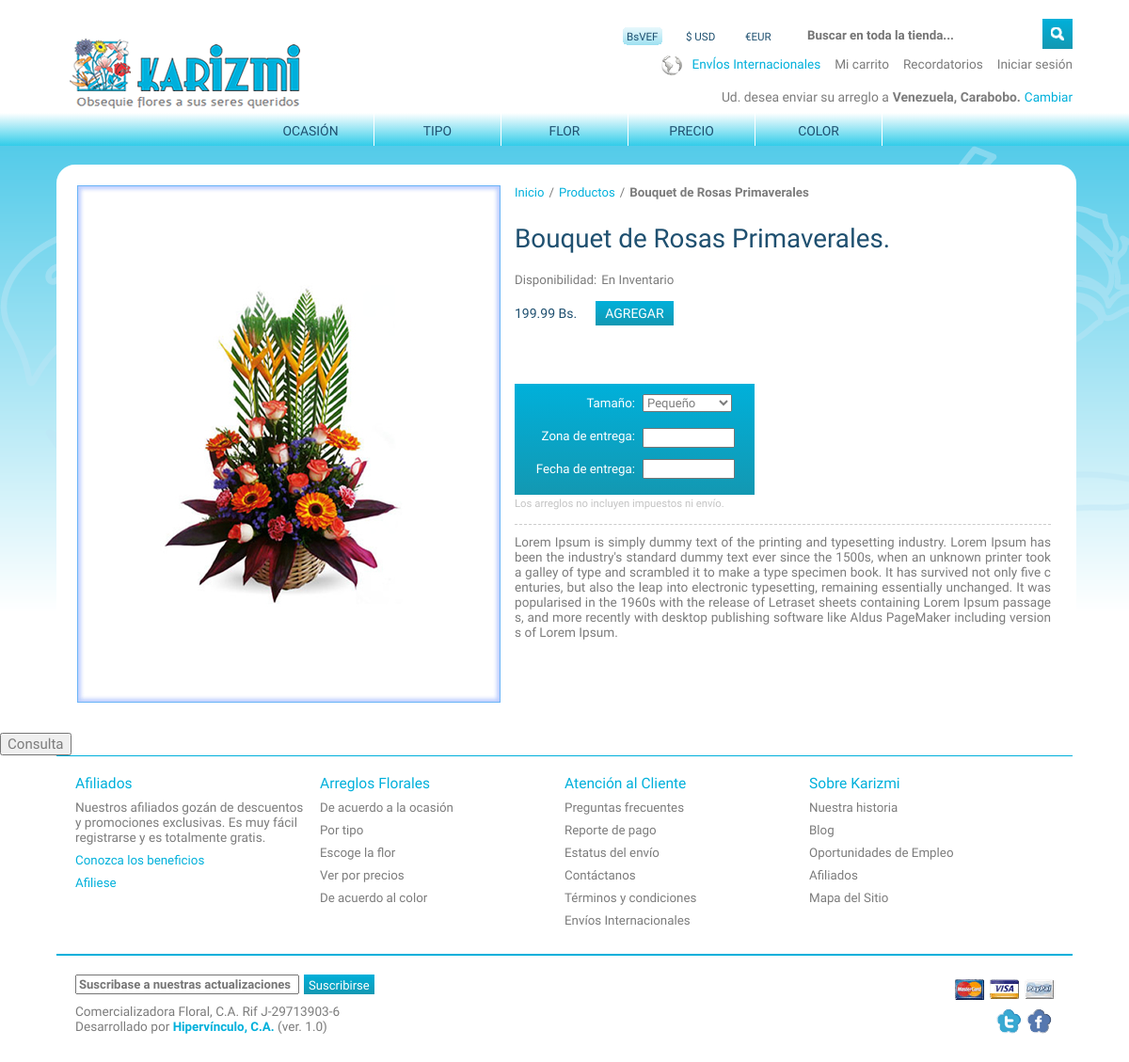
Page /Product.php?productid=3 on the committed database.
### tables this page shows
CREATE TABLE IF NOT EXISTS `kw_products` (
  `id` int(11) NOT NULL AUTO_INCREMENT,
  `name` varchar(50) NOT NULL,
  `description` text,
  `status` tinyint(1) NOT NULL,
  `availability` tinyint(1) NOT NULL,
  `type` tinyint(1) NOT NULL,
  PRIMARY KEY (`id`)
);

### Product.php (the view, shortened to what this page needs)
<!DOCTYPE html PUBLIC "-//W3C//DTD XHTML 1.0 Transitional//EN" "http://www.w3.org/TR/xhtml1/DTD/xhtml1-transitional.dtd">
<html xmlns="http://www.w3.org/1999/xhtml">
<head>
	<?php
		require('codes/head_config.php');
		$id=null;
		$name=null;
		$availability=null;
		$description=null;
		$size=null;
		$price=null;
		$img=null;
		function ValidProduct($productid){
			if(is_numeric($productid)) {
				$productid_conversion = intval($productid);
				if ("$productid_conversion" == "$productid") {
					if (is_int($productid_conversion)){
							require('codes/bd_con.php');
							if (!$con){
								die('Could not connect: ' . mysql_error());
							}else{
							$result = mysql_query("SELECT id, name, availability, description FROM `kw_products` WHERE status='0' and type='0' and id='".$productid_conversion."'");
							while($row = mysql_fetch_array($result)){
								$id=$row['id'];
								$name=$row['name'];
								$availability=$row['availability'];
								$description=$row['description'];
							}
							$result = mysql_query("SELECT kw_size.name as size, price, kw_size.id as img FROM `kw_products`, `kw_product_size_price`, `kw_size` WHERE kw_products.status=0 and kw_products.type=0 and kw_size.id=kw_product_size_price.id_kw_size and kw_products.id=kw_product_size_price.id_kw_products and kw_products.id='".$productid_conversion."'");
							$i=0;
							while($row = mysql_fetch_array($result)){
								global  $size, $price, $img;
								$size[$i]=$row['size'];
								$price[$i]=$row['price'];
								$img[$i]=$row['img'];
								$i++;
							}
						}
					} else {
						header ("Location: index.php");
					}
				}else{
					header ("Location: index.php");
				}
			}
			else {
				header ("Location: index.php");
			}
		}
		if(isset($_GET['productid'])){
			ValidProduct($productid_get=$_GET['productid']);
		}else{
			header ("Location: index.php");
		}
	?>
    <link href="css/Product.css" type="text/css" rel="stylesheet" />
</head>
<body>
	<?php
		require('codes/header.php');
	?>
    <div class="content">
    	<div class="content_center">
			<div class="content_product_single">
            	<div class="content_product_pic">
                	<?php
						if(isset($img)){
							for ($i=0; $i<=count($img)-1; $i++){
								if($i==0){
									echo ('<img src="productos/'.$id.'/'.$img[$i].'.jpg" alt="'.$name.'" title="" id="img'.$img[$i].'" class="imgproduct" rel="'.$img[$i].'" /&gt; height="550" width="450"/>');
								}else{
									echo ('<img src="productos/'.$id.'/'.$img[$i].'.jpg" alt="'.$name.'" title="" id="img'.$img[$i].'" class="imgproduct" rel="'.$img[$i].'" height="550" width="450"/>');
								}
							}
						}else{
							global  $errorqty;
							echo $error0;
							$errorqty++;
						}
					?>
                </div>
                <div class="content_product_information">
                	<div class="content_product_location">
                    	<ul>
                        	<li><a href="#" id="BlueText">Inicio</a></li>
                            <li>/</li>
                            <li><a href="#" id="BlueText">Productos</a></li>
                            <li>/</li>
                            <li id="Bolder"><?php if(isset($name)){echo $name;}else{global  $errorqty; echo $error0; $errorqty++;};?></li>
                        </ul>
                    </div>
                    <div class="content_product_title">
                    	<h1><?php if(isset($name)){echo $name;}else{global  $errorqty; echo $error0; $errorqty++;};?>.</h1>
                    </div>
                    <div class="content_product_availability">
                    	<ul>
                        	<li>Disponibilidad:</li>
                            <li><?php
									if(isset($availability)){
										if($availability==0){
											echo ('En Inventario');
										}
										elseif($availability==1){
											echo ('No Disponible');
										}else{
											echo $error0;
											$errorqty++;
										}
									}else{
										global  $errorqty;
										echo $error0;
										$errorqty++;
									}
							?></li>
                        </ul>
                    </div>
                    <div class="content_product_price_add">
                    	<ul>
                        	<li>
                            	<p id="content_product_price_price">
									<?php
										if(isset($price)){
											echo $price[0].' '.$currency;
										}else{
											global  $errorqty;
											echo $error0;
											$errorqty++;
										};
									?>
                                </p>
                            </li>
							<?php
								if(isset($availability)){
									if($availability==0){
										echo ('<li><p id="content_product_price_button">AGREGAR</p></li>');
									}
									elseif($availability==1){
										echo ('<li><p id="content_product_price_button_red">AGREGAR</p></li>');
									}else{
										global  $errorqty;
										echo $error0;
										$errorqty++;
									}
								}else{
									global  $errorqty;
									echo $error0;
									$errorqty++;
								}
							?>
                        </ul>
                    </div>
                    <div class="content_product_social">
                    </div>
                    <div class="content_product_config"><form action="AddConfirm.php" enctype="text/plain" method="get" name="ProductForm" id="ProductForm">
                    	<p class="product_config_title">Tama&ntilde;o:</p>
                        <p id="SelectSize"><select id="SizePriceSelection" name="SizePriceSelection">
							<?php
								if(isset($size) and isset($price) and isset($img)){
									for ($i=0; $i<=count($size)-1; $i++){
										if($i==0){
											echo '<option value="'.$price[$i].'" selected="selected" rel="'.$img[$i].'">'.$size[$i].'</option>';
										}else{
											echo '<option value="'.$price[$i].'" rel="'.$img[$i].'">'.$size[$i].'</option>';
										}
									}
								}else{
									global  $errorqty;
									echo $error0;
									$errorqty++;
								}
							?>
                        </select>
                        </p>
                    	<br/>
                        <p class="product_config_title">Zona de entrega:</p>
 						<p id="SelectZone">
                        	<?php
								if(isset($availability)){
									if($availability==0){
										echo ('<input type="text" name="DeliveryZone" id="DeliveryZone"/>');
									}
									elseif($availability==1){
										echo ('<input type="text" name="DeliveryZone" id="DeliveryZone" disabled="disabled" class="InputDisabled"/>');
									}else{
										echo $error0;
										$errorqty++;
									}
								}else{
									global  $errorqty;
									echo $error0;
									$errorqty++;
								}
							?>
                        </p>
                        <br/>
                        <p class="product_config_title">Fecha de entrega:</p>
                      	<p id="SelectSize">
                        	<?php
								if(isset($availability)){
									if($availability==0){
										echo ('<input type="text" name="DeliveryDate" id="DeliveryDate"/>');
									}
									elseif($availability==1){
										echo ('<input type="text" name="DeliveryDate" id="DeliveryDate" disabled="disabled" class="InputDisabled"/>');
									}else{
										echo $error0;
										$errorqty++;
									}
								}else{
									global  $errorqty;
									echo $error0;
									$errorqty++;
								}
							?>
                        </p>
                    </div>
                    <p class="InformacionImportante">Los arreglos no incluyen impuestos ni env&iacute;o.</p>
                    <div class="content_product_description">
                    <p><?php if(isset($description)){echo $description;}else{global  $errorqty; echo $error0;$errorqty++;};?></p>
                    </div>
                 </div>
            </div>
        </div>
    </div>
    <input type="submit" value="Consulta"/>
	<?php
		require('codes/footer.php');
	?>
</body>
</html>

### css/Style.css (style rules this page uses)
html { height: 100%; width: 100%; margin: 0px 0px 0px 0px; padding: 0px 0px 0px 0px; }
body { margin: 0px 0px 0px 0px; padding: 0px 0px 0px 0px; background-color: #FFFFFF; }
img { border:0; }
* { font-family: 'Telex', sans-serif; cursor: default; color: #7c7c7c; font-size: 0.98em; font-weight: 400; }
* p { margin: 0px 0px 0px 0px; padding: 0px 0px 0px 0px; }
* a { text-decoration: none; cursor: pointer; margin: 0px 0px 0px 0px; padding: 0px 0px 0px 0px; }
#BlueText { color: #00B0DB; }
#Bolder { font-weight: bold; }
.content { min-height: 495px; width: 100%; margin-top: 10px; float: left; background-image: url(../img/bg_flores.png); background-repeat: repeat-x; }
.content_center { min-height: 495px; width: 1080px; margin: 0px auto 0px auto; }

### rows in the picture
kw_products: name "Bouquet de Rosas Primaverales", description "Lorem Ipsum is simply dummy text of the printing and typesetting industry. Lorem Ipsum has been the industry's standard dummy text ever since the 1500s, when an unknown printer took a galley of type and scrambled it to make a type specimen book. It has survived not only five centuries, but also the leap into electronic typesetting, remaining essentially unchanged. It was popularised in the 1960s with the release of Letraset sheets containing Lorem Ipsum passages, and more recently with desktop publishing software like Aldus PageMaker including versions of Lorem Ipsum."

### other values in the picture
$price[0] "199.99"
$currency "Bs."
form field SizePriceSelection "Pequeño"
